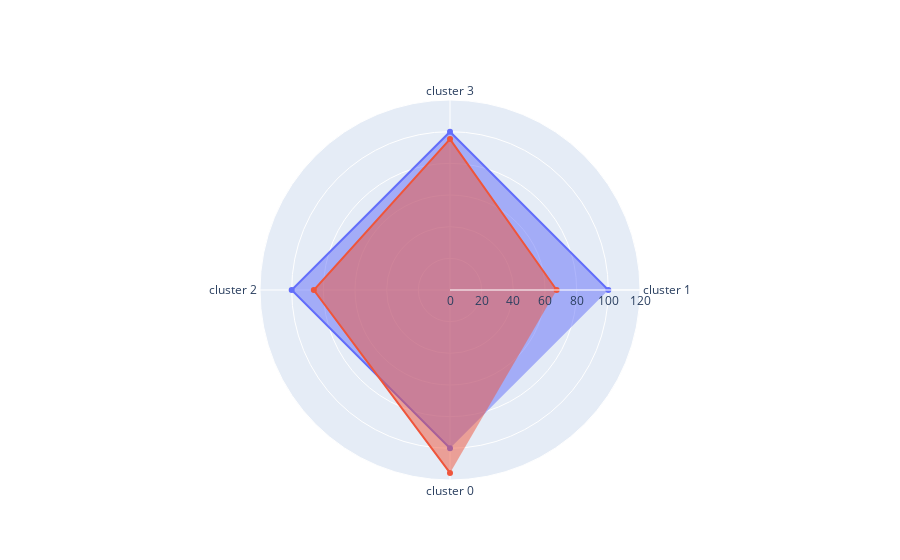

Notebook code cell kept with this figure:
### Code cell
# quantity
import plotly.graph_objects as go

categories = ['cluster 0','cluster 1','cluster 2', 'cluster 3']

fig = go.Figure()

fig.add_trace(go.Scatterpolar(
      #r=list(a.no_areas),
      r=[100,100,100,100],
      theta=categories,
      fill='toself',
      name='Product A'
))
fig.add_trace(go.Scatterpolar(
      #r=list(b.no_areas),
      r=[67.35, 95.29, 86, 115.5],
      theta=categories,
      fill='toself',
      name='Product B'
))

fig.update_layout(
  polar=dict(
    radialaxis=dict(
      visible=True,
      range=[0, 120]
    )),
  showlegend=False
)

fig.show()

### Figure 1 — Plotly figure (JSON) as saved in the notebook; plotly's stock layout.template omitted (floating-point values rounded to 4 significant figures)
{"data": [{"fill": "toself", "name": "Product A", "r": [100, 100, 100, 100], "theta": ["cluster 1", "cluster 3", "cluster 2", "cluster 0"], "type": "scatterpolar"}, {"fill": "toself", "name": "Product B", "r": [67.35, 95.29, 86, 115.5], "theta": ["cluster 1", "cluster 3", "cluster 2", "cluster 0"], "type": "scatterpolar"}], "layout": {"polar": {"radialaxis": {"range": [0, 120], "visible": true}}, "showlegend": false}}
